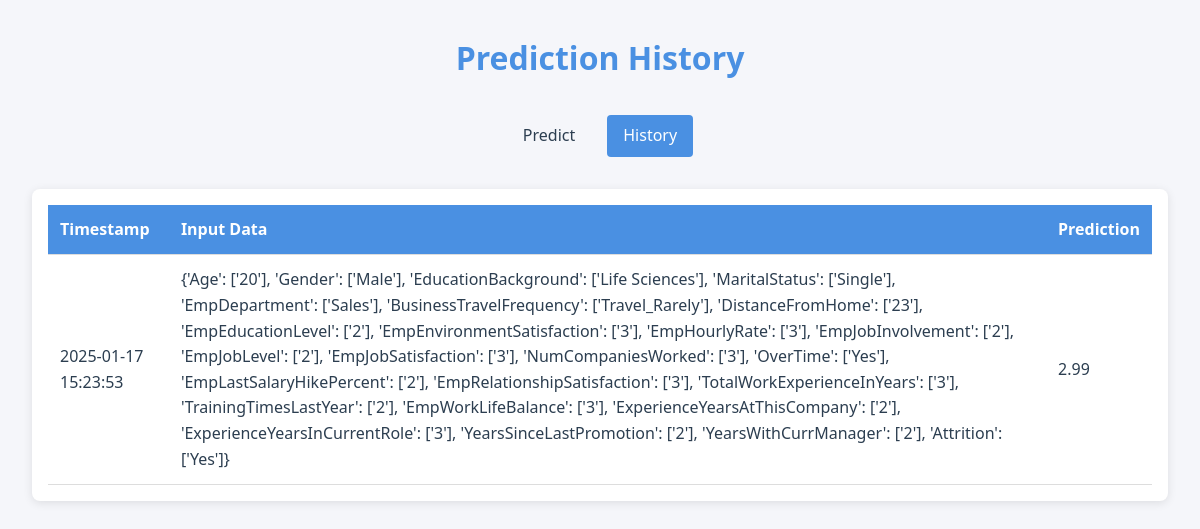
Before: /history with the older database file.
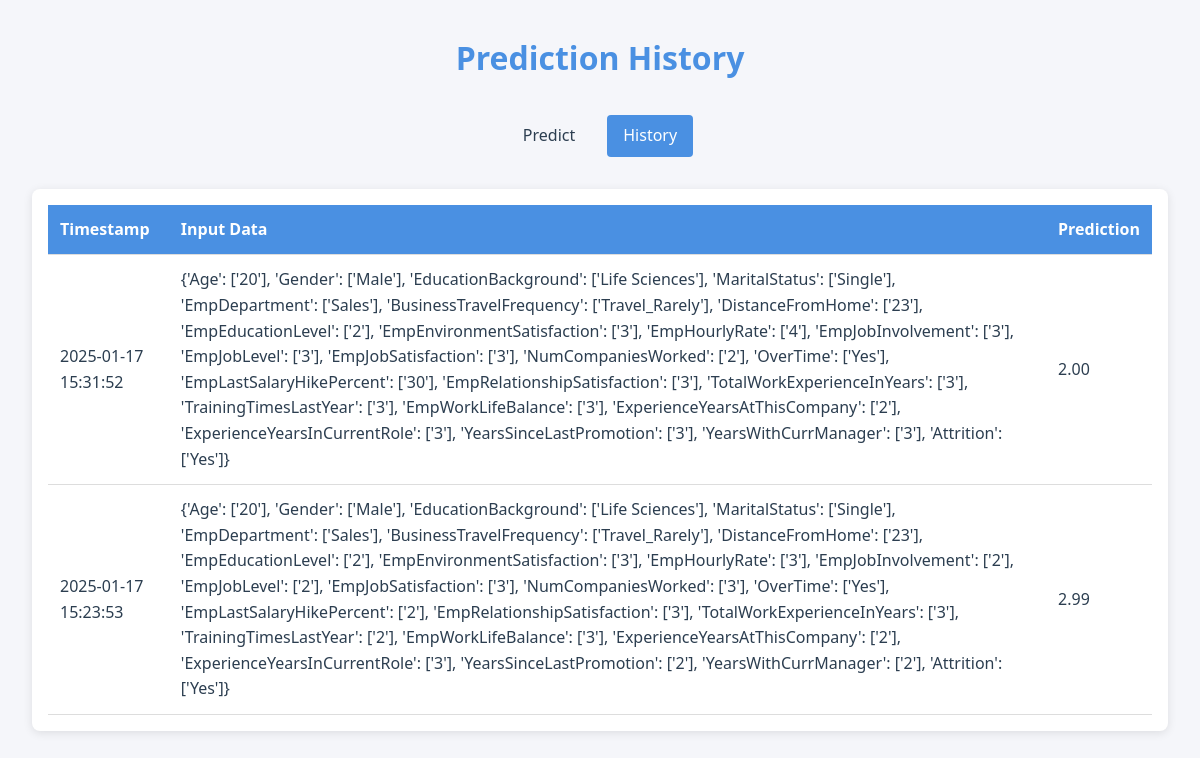
After: the same page with the newer database file.
### tables this page shows
CREATE TABLE predictions
                 (id INTEGER PRIMARY KEY AUTOINCREMENT,
                  timestamp TEXT,
                  input_data TEXT,
                  prediction REAL);

### app.py (the view)
@app.route('/history')
def history():
    conn = sqlite3.connect('predictions.db')
    c = conn.cursor()
    c.execute("SELECT * FROM predictions ORDER BY timestamp DESC")
    predictions = c.fetchall()
    conn.close()
    return render_template('history.html', predictions=predictions)

### templates/history.html (shortened to what this page needs)
<!DOCTYPE html>
<html>
<head>
    <link rel="stylesheet" href="{{ url_for('static', filename='style.css') }}">
</head>
<body>
    <div class="container">
        <h1>Prediction History</h1>
        <nav>
            <a href="/">Predict</a>
            <a href="/history" class="active">History</a>
        </nav>
        <div class="history-table">
            <table>
                <thead>
                    <tr>
                        <th>Timestamp</th>
                        <th>Input Data</th>
                        <th>Prediction</th>
                    </tr>
                </thead>
                <tbody>
                    {% for prediction in predictions %}
                    <tr>
                        <td>{{ prediction[1] }}</td>
                        <td>{{ prediction[2] }}</td>
                        <td>{{ "%.2f"|format(prediction[3]) }}</td>
                    </tr>
                    {% endfor %}
                </tbody>
            </table>
        </div>
    </div>
</body>
</html>

### static/style.css (style rules this page uses)
:root { --primary-color: #4a90e2; --secondary-color: #f5f6fa; --text-color: #2c3e50; --error-color: #e74c3c; --success-color: #2ecc71; }
* { margin: 0; padding: 0; box-sizing: border-box; }
body { font-family: 'Segoe UI', Tahoma, Geneva, Verdana, sans-serif; background-color: var(--secondary-color); color: var(--text-color); line-height: 1.6; }
.container { max-width: 1200px; margin: 0 auto; padding: 2rem; }
h1 { text-align: center; color: var(--primary-color); margin-bottom: 2rem; }
nav { display: flex; justify-content: center; margin-bottom: 2rem; }
nav a { text-decoration: none; color: var(--text-color); padding: 0.5rem 1rem; margin: 0 0.5rem; border-radius: 4px; transition: all 0.3s ease; }
nav a.active { background-color: var(--primary-color); color: white; }
.history-table { background-color: white; padding: 1rem; border-radius: 8px; box-shadow: 0 2px 10px rgba(0,0,0,0.1); overflow-x: auto; }
table { width: 100%; border-collapse: collapse; }
th, td { padding: 0.75rem; text-align: left; border-bottom: 1px solid #ddd; }
th { background-color: var(--primary-color); color: white; }

Changed rows visible on the page:
added predictions: timestamp "2025-01-17 15:31:52", input_data "{'Age': ['20'], 'Gender': ['Male'], 'EducationBackground': ['Life Sciences'], 'MaritalStatus': ['Single'], 'EmpDepartment': ['Sales'], 'BusinessTravelFrequency': ['Travel_Rarely'], 'DistanceFromHome': ['23'], 'EmpEducationLevel': ['2'], 'EmpEnvironmentSatisfaction': ['3'], 'EmpHourlyRate': ['4'], 'EmpJobInvolvement': ['3'], 'EmpJobLevel': ['3'], 'EmpJobSatisfaction': ['3'], 'NumCompaniesWorked': ['2'], 'OverTime': ['Yes'], 'EmpLastSalaryHikePercent': ['30'], 'EmpRelationshipSatisfaction': ['3'], 'TotalWorkExperienceInYears': ['3'], 'TrainingTimesLastYear': ['3'], 'EmpWorkLifeBalance': ['3'], 'ExperienceYearsAtThisCompany': ['2'], 'ExperienceYearsInCurrentRole': ['3'],…", prediction "2.00"
